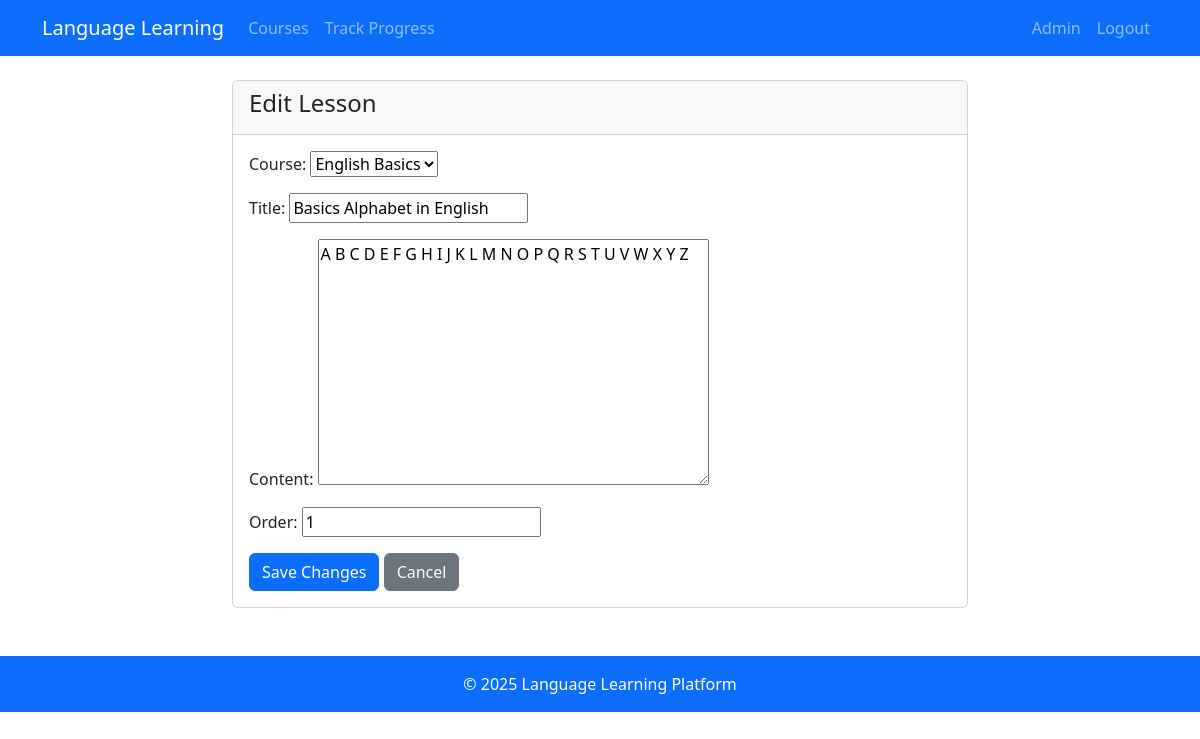
Page /lessons/1/edit/ (signed in) on the committed database.
### learning/models.py (models this page shows, shortened)
class Lesson(models.Model):
    course = models.ForeignKey(Course, on_delete=models.CASCADE)
    title = models.CharField(max_length=200)
    content = models.TextField()
    order = models.PositiveIntegerField()
    class Meta:
        ordering = ['order']

class Course(models.Model):
    title = models.CharField(max_length=200)
    language = models.ForeignKey(Language, on_delete=models.CASCADE)
    description = models.TextField()
    created_at = models.DateTimeField(auto_now_add=True)
    updated_at = models.DateTimeField(auto_now=True)
    difficulty = models.IntegerField(
        validators=[MinValueValidator(1), MaxValueValidator(5)]
    )
    is_active = models.BooleanField(default=True)
    def __str__(self):
        return self.title

### learning/views.py (the view)
# urls.py: path('lessons/<int:lesson_id>/edit/', views.edit_lesson, name='edit_lesson'),
@login_required
@user_passes_test(is_admin)
def edit_lesson(request, lesson_id):
    lesson = get_object_or_404(Lesson, pk=lesson_id)
    if request.method == 'POST':
        form = LessonForm(request.POST, instance=lesson)
        if form.is_valid():
            form.save()
            messages.success(request, 'Lesson updated successfully!')
            return redirect('course_detail', course_id=lesson.course.id)
    else:
        form = LessonForm(instance=lesson)
    return render(request, 'lessons/edit_lesson.html', {'form': form, 'lesson': lesson})

### learning/forms.py
class LessonForm(forms.ModelForm):
    class Meta:
        model = Lesson
        fields = ('course', 'title', 'content', 'order')

### learning/views.py (called while the page is built)
def is_admin(user):
    return user.is_superuser

### templates/lessons/edit_lesson.html (shortened to what this page needs)
{% extends 'base.html' %}
{% block content %}
<div class="row justify-content-center">
    <div class="col-md-8">
        <div class="card">
            <div class="card-header">
                <h4>Edit Lesson</h4>
            </div>
            <div class="card-body">
                <form method="post">
                    {{ form.as_p }}
                    <button type="submit" class="btn btn-primary">Save Changes</button>
                    <a href="{% url 'lesson_detail' lesson.id %}" class="btn btn-secondary">Cancel</a>
                </form>
            </div>
        </div>
    </div>
</div>
{% endblock %}

### templates/base.html (style rules this page uses)
body { padding-top: 56px; }

### rows in the picture
Lesson: course "English Basics", content "A B C D E F G H I J K L M N O P Q R S T U V W X Y Z", order "1"
Course: title "Basics Alphabet in English"
